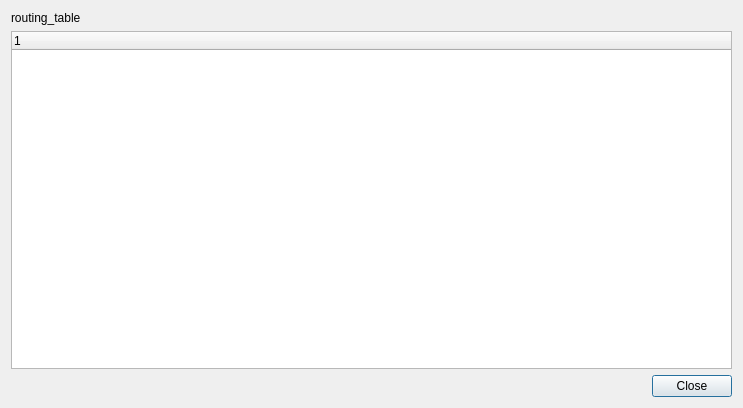
<?xml version="1.0" encoding="UTF-8"?>
<ui version="4.0">
 <class>RoutingTableDialog</class>
 <widget class="QDialog" name="RoutingTableDialog">
  <property name="geometry">
   <rect>
    <x>0</x>
    <y>0</y>
    <width>743</width>
    <height>408</height>
   </rect>
  </property>
  <property name="windowTitle">
   <string>Dialog</string>
  </property>
  <layout class="QVBoxLayout" name="verticalLayout">
   <item>
    <widget class="QLabel" name="header">
     <property name="text">
      <string>routing_table</string>
     </property>
    </widget>
   </item>
   <item>
    <widget class="QTreeWidget" name="routing_table_tree">
     <column>
      <property name="text">
       <string notr="true">1</string>
      </property>
     </column>
    </widget>
   </item>
   <item>
    <widget class="QDialogButtonBox" name="close_button_box">
     <property name="standardButtons">
      <set>QDialogButtonBox::StandardButton::Close</set>
     </property>
    </widget>
   </item>
  </layout>
 </widget>
 <resources/>
 <connections/>
</ui>
